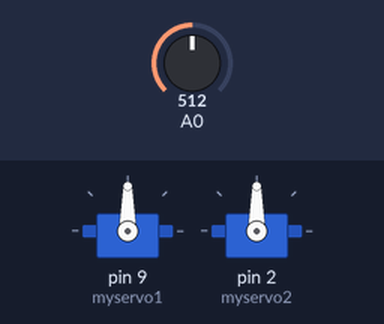
A sketch run on a simulated Arduino Uno, built with avr-gcc and run on an emulated ATmega328P. Shown: 2 × servo. Inputs (shaded band) come from the test bench; at power-on: A0 = 512.

Above: at 1.2 s.
1.3 s: A0 set to 716
At 1.6 s:
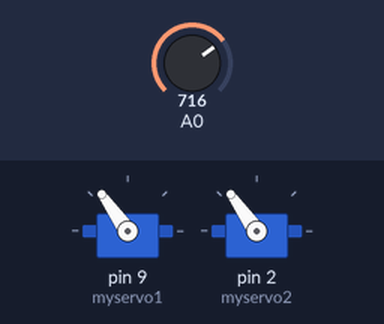
2.8 s: A0 set to 900
At 3.8 s:
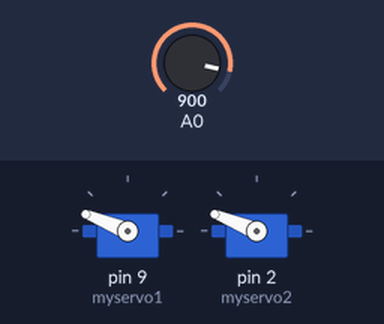
4.3 s: A0 set to 1023
At 5.1 s:
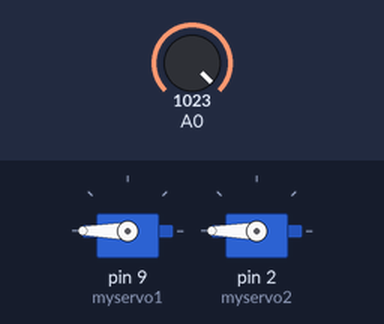
5.8 s: A0 set to 306
At 6.1 s:
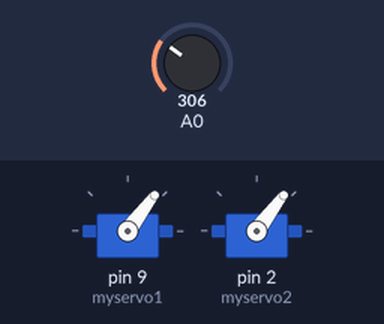
7.3 s: A0 set to 122
At 8.6 s:
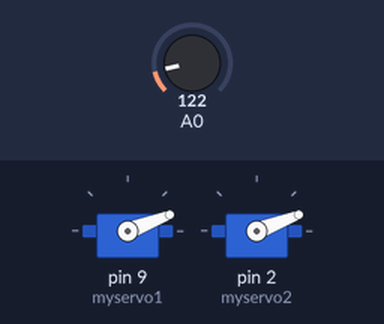
Timing chart, 0 to 9.8 s (numbered marks = the images above; inputs shaded):
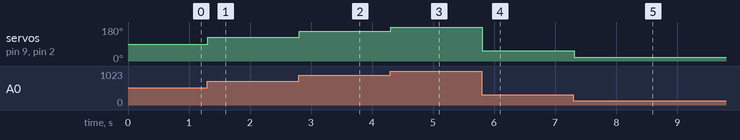

Measured:
- after the input at 1.3 s, servo on pin 9 (myservo1), servo on pin 2 (myservo2): 90° → 125° at once
- after the input at 2.8 s, servo on pin 9 (myservo1), servo on pin 2 (myservo2): 125° → 158° at once
- after the input at 4.3 s, servo on pin 9 (myservo1), servo on pin 2 (myservo2): 158° → 180° at once
- after the input at 5.8 s, servo on pin 9 (myservo1), servo on pin 2 (myservo2): 180° → 53° at once
- after the input at 7.3 s, servo on pin 9 (myservo1), servo on pin 2 (myservo2): 53° → 21° at once

The sketch:

p6.ino
```cpp
// C++ code
#include <Servo.h>
int valor;    //variable que almacena la lectura analógica raw
int pos;        //Variable que almacena la posicion del servo


//Le decimos al codigo que va a existir un servo
//llamado my servo
Servo myservo1;
Servo myservo2;

void setup()
{
  //Le decimos al codigo donde esta conectado el servo 1
  myservo1.attach(9);
  //Le decimos al codigo donde esta conectado el servo 2
  myservo2.attach(2);
}

void loop()
{
  // leemos el valor de potenciometro
  valor = analogRead(A0);
  //Convertimos el valor del potenciometro a una
  //que entienda el servo
  pos = map(valor, 0, 1023, 0, 180);
  //Mandamos la posicion al servo 1
  myservo1.write(pos);
  //Mandamos la posicion al servo 2
  myservo2.write(pos);
  //esperamos un poco para que se mueva
  delay(10);
}
```
